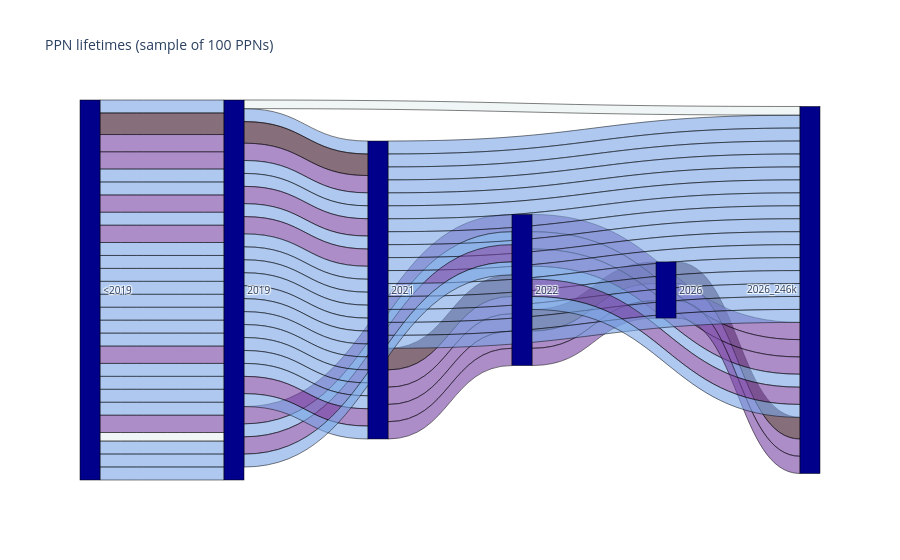

Notebook code for this chart:
### Code cell
# NEW full plot

# create a Sankey diagram of PPN lifetimes, for details see: https://plotly.com/python/sankey-diagram/
# SELECTED_PPN_COUNT defines how many PPNs will be selected
# as there are >100k PPNs, we have to limit the number of plotted elements to maintain readability
SELECTED_PPN_COUNT = 100  # the number of PPNs selected for display
display_limit = index_after_nTh_ppn[
    SELECTED_PPN_COUNT
]  # index sets how many PPNs will be selected

# normalise values to 0..1 and sample a colorscale
vals = sankey_values[:display_limit]
vmin, vmax = min(vals), max(vals)
norm = [(v - vmin) / (vmax - vmin) if vmax > vmin else 0.5 for v in vals]
link_colors = pc.sample_colorscale(COLOR_SCALE, norm)  # -> ["rgb(r, g, b)", ...]
# optional: make links semi-transparent so overlaps stay readable
link_colors = [c.replace("rgb", "rgba").replace(")", ", 0.6)") for c in link_colors]

# increase width of lines, values are taken for width, if you need more width, increase the exponent
WIDTH_EXPONENT = 1
display_vals = [v**WIDTH_EXPONENT for v in vals]

fig = go.Figure(
    data=[
        go.Sankey(
            node=dict(
                pad=15,
                thickness=20,
                line=dict(color="black", width=0.5),
                label=years,
                color="darkblue",
            ),
            link=dict(
                source=sankey_source[:display_limit],
                target=sankey_target[:display_limit],
                value=display_vals,  # sankey_values[:display_limit],
                color=link_colors,
                line=dict(color="black", width=0.5),
                customdata=sankey_custom_data[:display_limit],
                hovertemplate="%{customdata}<extra></extra>",
            ),
        )
    ]
)

fig.update_layout(
    title_text=f"PPN lifetimes (sample of {SELECTED_PPN_COUNT:,} PPNs)", font_size=10
)
fig.show()

### Figure 1 — Plotly figure (JSON) as saved in the notebook; plotly's stock layout.template omitted (floating-point values rounded to 4 significant figures)
{"data": [{"link": {"color": ["rgba(120, 163, 228, 0.6)", "rgba(120, 163, 228, 0.6)", "rgba(120, 163, 228, 0.6)", "rgba(54, 14, 36, 0.6)", "rgba(54, 14, 36, 0.6)", "rgba(54, 14, 36, 0.6)", "rgba(54, 14, 36, 0.6)", "rgba(54, 14, 36, 0.6)", "rgba(117, 66, 164, 0.6)", "rgba(117, 66, 164, 0.6)", "rgba(117, 66, 164, 0.6)", "rgba(117, 66, 164, 0.6)", "rgba(117, 66, 164, 0.6)", "rgba(117, 66, 164, 0.6)", "rgba(117, 66, 164, 0.6)", "rgba(117, 66, 164, 0.6)", "rgba(120, 163, 228, 0.6)", "rgba(120, 163, 228, 0.6)", "rgba(120, 163, 228, 0.6)", "rgba(120, 163, 228, 0.6)", "rgba(120, 163, 228, 0.6)", "rgba(120, 163, 228, 0.6)", "rgba(117, 66, 164, 0.6)", "rgba(117, 66, 164, 0.6)", "rgba(117, 66, 164, 0.6)", "rgba(117, 66, 164, 0.6)", "rgba(120, 163, 228, 0.6)", "rgba(120, 163, 228, 0.6)", "rgba(120, 163, 228, 0.6)", "rgba(117, 66, 164, 0.6)", "rgba(117, 66, 164, 0.6)", "rgba(117, 66, 164, 0.6)", "rgba(117, 66, 164, 0.6)", "rgba(120, 163, 228, 0.6)", "rgba(120, 163, 228, 0.6)", "rgba(120, 163, 228, 0.6)", "rgba(120, 163, 228, 0.6)", "rgba(120, 163, 228, 0.6)", "rgba(120, 163, 228, 0.6)", "rgba(120, 163, 228, 0.6)", "rgba(120, 163, 228, 0.6)", "rgba(120, 163, 228, 0.6)", "rgba(120, 163, 228, 0.6)", "rgba(120, 163, 228, 0.6)", "rgba(120, 163, 228, 0.6)", "rgba(120, 163, 228, 0.6)", "rgba(120, 163, 228, 0.6)", "rgba(120, 163, 228, 0.6)", "rgba(120, 163, 228, 0.6)", "rgba(120, 163, 228, 0.6)", "rgba(120, 163, 228, 0.6)", "rgba(120, 163, 228, 0.6)", "rgba(120, 163, 228, 0.6)", "rgba(120, 163, 228, 0.6)", "rgba(120, 163, 228, 0.6)", "rgba(120, 163, 228, 0.6)", "rgba(120, 163, 228, 0.6)", "rgba(117, 66, 164, 0.6)", "rgba(117, 66, 164, 0.6)", "rgba(117, 66, 164, 0.6)", "rgba(117, 66, 164, 0.6)", "rgba(120, 163, 228, 0.6)", "rgba(120, 163, 228, 0.6)", "rgba(120, 163, 228, 0.6)", "rgba(120, 163, 228, 0.6)", "rgba(120, 163, 228, 0.6)", "rgba(120, 163, 228, 0.6)", "rgba(120, 163, 228, 0.6)", "rgba(120, 163, 228, 0.6)", "rgba(120, 163, 228, 0.6)", "rgba(120, 163, 228, 0.6)", "rgba(120, 163, 228, 0.6)", "rgba(120, 163, 228, 0.6)", "rgba(117, 66, 164, 0.6)", "rgba(117, 66, 164, 0.6)", "rgba(117, 66, 164, 0.6)", "rgba(117, 66, 164, 0.6)", "rgba(230, 240, 240, 0.6)", "rgba(230, 240, 240, 0.6)", "rgba(120, 163, 228, 0.6)", "rgba(120, 163, 228, 0.6)", "rgba(120, 163, 228, 0.6)", "rgba(120, 163, 228, 0.6)", "rgba(120, 163, 228, 0.6)", "rgba(120, 163, 228, 0.6)", "rgba(120, 163, 228, 0.6)"], "customdata": ["PPN85563670X @ 3", "PPN85563670X @ 3", "PPN85563670X @ 3", "PPN1032738383 @ 5", "PPN1032738383 @ 5", "PPN1032738383 @ 5", "PPN1032738383 @ 5", "PPN1032738383 @ 5", "PPN68768997X @ 4", "PPN68768997X @ 4", "PPN68768997X @ 4", "PPN68768997X @ 4", "PPN1034157787 @ 4", "PPN1034157787 @ 4", "PPN1034157787 @ 4", "PPN1034157787 @ 4", "PPN752207105 @ 3", "PPN752207105 @ 3", "PPN752207105 @ 3", "PPN877988994 @ 3", "PPN877988994 @ 3", "PPN877988994 @ 3", "PPN731817729 @ 4", "PPN731817729 @ 4", "PPN731817729 @ 4", "PPN731817729 @ 4", "PPN772829152 @ 3", "PPN772829152 @ 3", "PPN772829152 @ 3", "PPN631023747 @ 4", "PPN631023747 @ 4", "PPN631023747 @ 4", "PPN631023747 @ 4", "PPN746979436 @ 3", "PPN746979436 @ 3", "PPN746979436 @ 3", "PPN832598887 @ 3", "PPN832598887 @ 3", "PPN832598887 @ 3", "PPN813071429 @ 3", "PPN813071429 @ 3", "PPN813071429 @ 3", "PPN771838425 @ 3", "PPN771838425 @ 3", "PPN771838425 @ 3", "PPN664192254 @ 3", "PPN664192254 @ 3", "PPN664192254 @ 3", "PPN74658900X @ 3", "PPN74658900X @ 3", "PPN74658900X @ 3", "PPN770444709 @ 3", "PPN770444709 @ 3", "PPN770444709 @ 3", "PPN816575010 @ 3", "PPN816575010 @ 3", "PPN816575010 @ 3", "PPN1016502729 @ 4", "PPN1016502729 @ 4", "PPN1016502729 @ 4", "PPN1016502729 @ 4", "PPN829052593 @ 3", "PPN829052593 @ 3", "PPN829052593 @ 3", "PPN870185160 @ 3", "PPN870185160 @ 3", "PPN870185160 @ 3", "PPN781292662 @ 3", "PPN781292662 @ 3", "PPN781292662 @ 3", "PPN771171358 @ 3", "PPN771171358 @ 3", "PPN771171358 @ 3", "PPN640655408 @ 4", "PPN640655408 @ 4", "PPN640655408 @ 4", "PPN640655408 @ 4", "PPN840596324 @ 2", "PPN840596324 @ 2", "PPN767124820 @ 3", "PPN767124820 @ 3", "PPN767124820 @ 3", "PPN737367717 @ 3", "PPN737367717 @ 3", "PPN737367717 @ 3", "PPN747123039 @ 3"], "hovertemplate": "%{customdata}<extra></extra>", "line": {"color": "black", "width": 0.5}, "source": [0, 1, 2, 0, 1, 2, 3, 4, 0, 1, 2, 3, 0, 1, 3, 4, 0, 1, 2, 0, 1, 2, 0, 1, 2, 3, 0, 1, 2, 0, 1, 2, 3, 0, 1, 2, 0, 1, 2, 0, 1, 2, 0, 1, 2, 0, 1, 3, 0, 1, 2, 0, 1, 2, 0, 1, 2, 0, 1, 3, 4, 0, 1, 2, 0, 1, 2, 0, 1, 2, 0, 1, 2, 0, 1, 2, 3, 0, 1, 0, 1, 2, 0, 1, 3, 0], "target": [1, 2, 5, 1, 2, 3, 4, 5, 1, 2, 3, 5, 1, 3, 4, 5, 1, 2, 5, 1, 2, 5, 1, 2, 3, 5, 1, 2, 5, 1, 2, 3, 5, 1, 2, 5, 1, 2, 5, 1, 2, 5, 1, 2, 5, 1, 3, 5, 1, 2, 5, 1, 2, 5, 1, 2, 5, 1, 3, 4, 5, 1, 2, 5, 1, 2, 5, 1, 2, 5, 1, 2, 5, 1, 2, 3, 5, 1, 5, 1, 2, 5, 1, 3, 5, 1], "value": [3, 3, 3, 5, 5, 5, 5, 5, 4, 4, 4, 4, 4, 4, 4, 4, 3, 3, 3, 3, 3, 3, 4, 4, 4, 4, 3, 3, 3, 4, 4, 4, 4, 3, 3, 3, 3, 3, 3, 3, 3, 3, 3, 3, 3, 3, 3, 3, 3, 3, 3, 3, 3, 3, 3, 3, 3, 4, 4, 4, 4, 3, 3, 3, 3, 3, 3, 3, 3, 3, 3, 3, 3, 4, 4, 4, 4, 2, 2, 3, 3, 3, 3, 3, 3, 3]}, "node": {"color": "darkblue", "label": ["<2019", "2019", "2021", "2022", "2026", "2026_246k"], "line": {"color": "black", "width": 0.5}, "pad": 15, "thickness": 20}, "type": "sankey"}], "layout": {"font": {"size": 10}, "title": {"text": "PPN lifetimes (sample of 100 PPNs)"}}}
